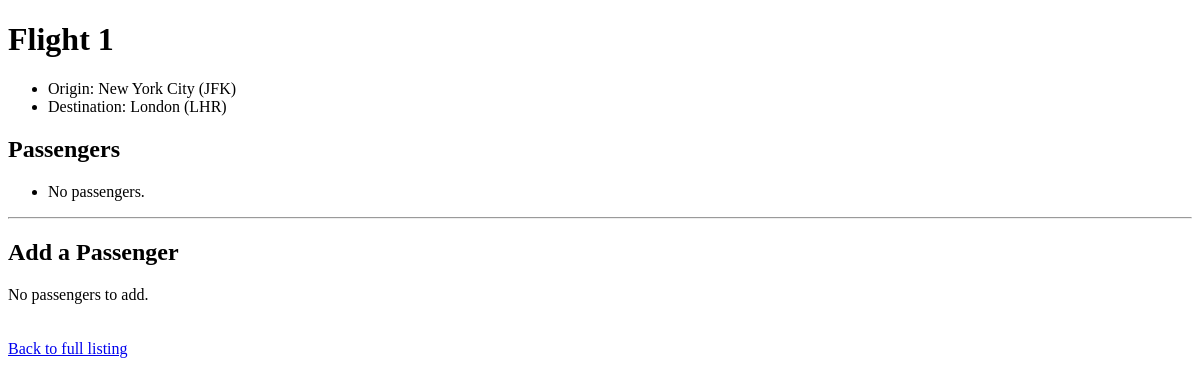
Before: /1 with the older database file.
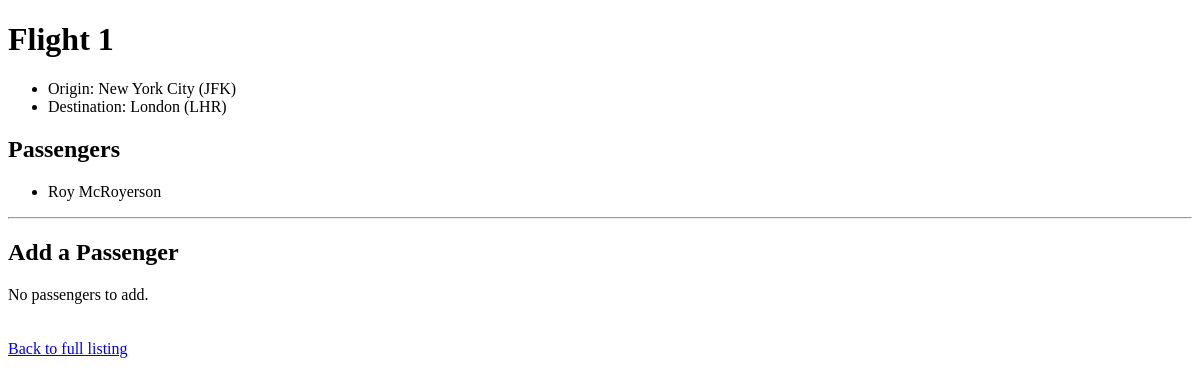
After: the same page with the newer database file.
### flights/models.py (models this page shows)
class Passenger(models.Model):
    first = models.CharField(max_length=64)
    last = models.CharField(max_length=64)
    weight = models.IntegerField()
    flights = models.ManyToManyField(Flight, blank=True, related_name="passengers")
    def __str__(self):
        return f"{self.first} {self.last}"

### flights/views.py (the view)
# urls.py: path("<int:flight_id>", views.flight, name="flight"),
def flight(request, flight_id):
    try:
        flight = Flight.objects.get(pk=flight_id)
    except Flight.DoesNotExist:
        raise Http404("Flight does not exist.")
    context = {
        "flight": flight,
        "passengers": flight.passengers.all(),
        "non_passengers": Passenger.objects.exclude(flights=flight).all(),
    }
    return render(request, "flights/flight.html", context)

### flights/models.py (called while the page is built)
    def __str__(self):
        return f"{self.city} ({self.code})"

### flights/templates/flights/flight.html (shortened to what this page needs)
{% extends "flights/base.html" %}
{% block body %}
  <h1>Flight {{flight.id}} </h1>
  <ul>
    <li>Origin: {{ flight.origin }}</li>
    <li>Destination: {{ flight.destination }}</li>
  </ul>
  <h2>Passengers</h2>
  <ul>
    {% for passenger in passengers %}
    <li>{{ passenger }}</li>
    {% empty %}
    <li>No passengers.</li>
    {% endfor %}
  </ul>
  <hr>
  <h2>Add a Passenger</h2>
  {% if non_passengers %}
    <form action="{% url 'book' flight.id %}" method="post">
      {% csrf_token %}
      <select name="passenger">
        {% for passenger in non_passengers %}
          <option value="{{ passenger.id }}">{{ passenger }}</option>
        {% endfor %}
      </select>
      <input type="submit" value="Book Flight" />
    </form>
    <br>
  {% else %}
    <div>No passengers to add.</div>
  {% endif %}
  <br>
  <br>
  <a href="{% url 'index' %}">Back to full listing</a>
{% endblock %}

Changed rows visible on the page:
added Passenger: first+last "Roy McRoyerson"
Other visible differences:
text no longer shown: "No passengers."
